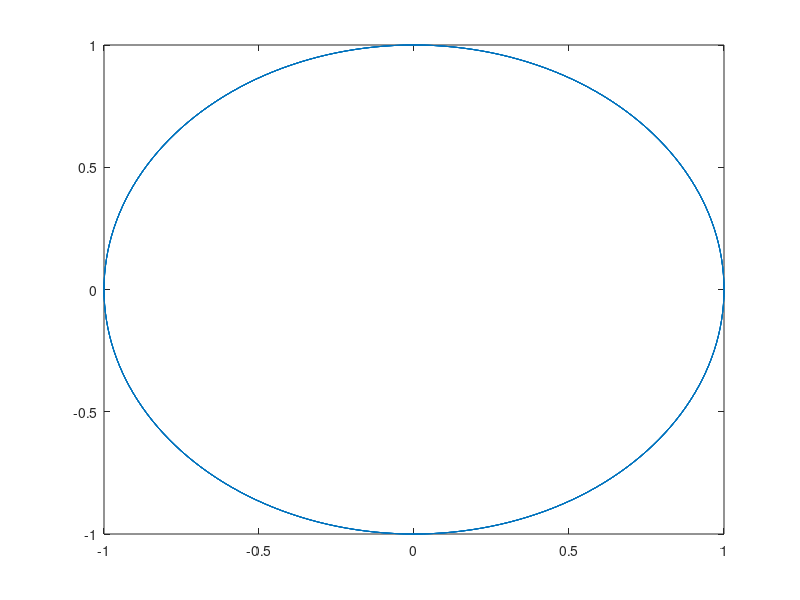
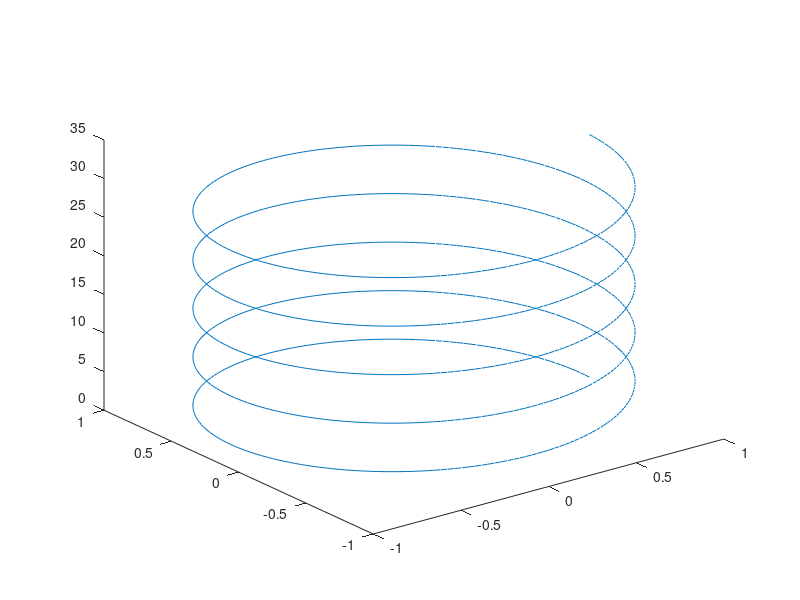

MATLAB code to generate these figures, in order:
clc
clear all 
close all 

t = 0:pi/100:10*pi;
x = cos(t);
y = sin(t);
z=t;
figure(1)
plot(x,y)
figure(2)
plot3(x,y,z)